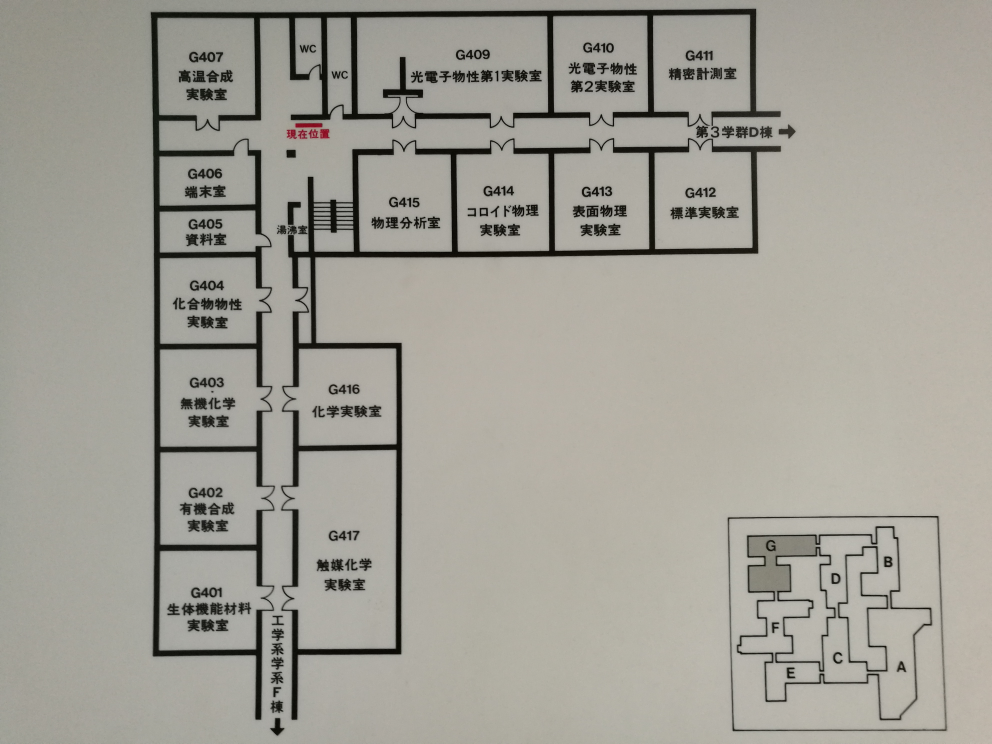
#> input picture map_deal/script/mapRecognition/pic/oldfiles/map_3G.jpg, 3968 x 2976 px, found by its file name (shown at 1/4 size)
$ python getSLAMmap.py   (Python 2 division)
#> lines starting #> are read from the running program, lines starting #| are printed output that depends on the picture
import cv2 as cv
import numpy as np
from matplotlib import pyplot as plt

WINDOW_NAME = "canny_resize"


def getRGBtoCanny(imageIn):
	image_gray = cv.cvtColor(imageIn, cv.COLOR_BGR2GRAY)

	paramLow = cv.getTrackbarPos("param1", WINDOW_NAME)
	paramHigh = cv.getTrackbarPos("param2", WINDOW_NAME)

	image_canny = cv.Canny(image_gray, paramLow, paramHigh)

	return image_canny

def doCanny(a):
	image_resize_canny = getRGBtoCanny(image_resize)
	cv.imshow(WINDOW_NAME, image_resize_canny)

def main():
	image = cv.imread("/home/liaoziwei/Desktop/mapRecognition/pic/map_3G.jpg")
#> image is the input picture: shape (2976, 3968, 3); mean B, G, R 150.2, 159, 161.4

	height, width = image.shape[:2]
#> height = 2976; width = 3968

	global image_resize
	image_resize = cv.resize(image, (width/5, height/5), interpolation=cv.INTER_CUBIC)
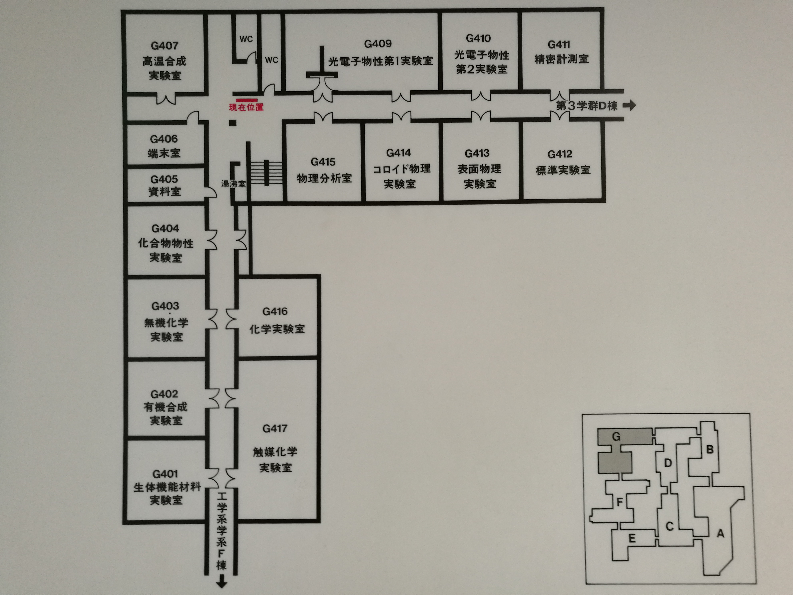
#> image_resize: shape (595, 793, 3); mean B, G, R 150.2, 159, 161.4

	cv.imshow(WINDOW_NAME, image_resize)

	cv.waitKey()

main()
